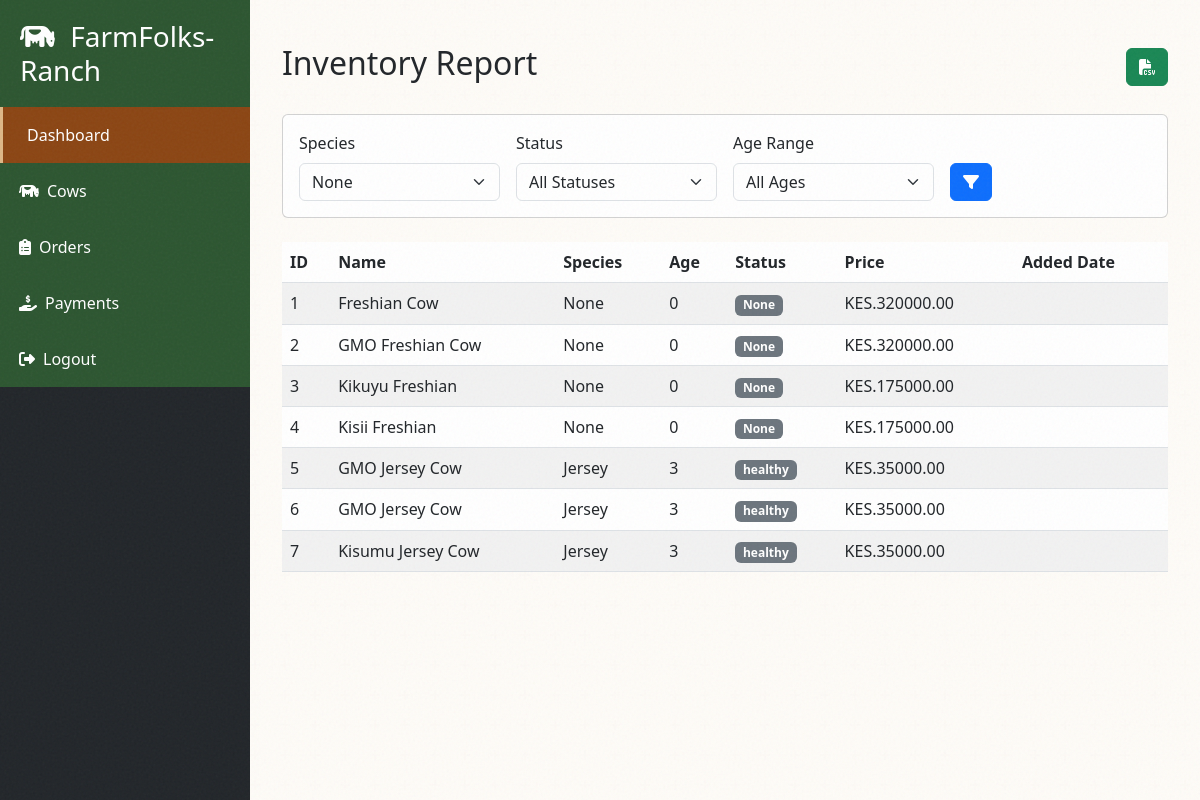
The app's page /reports/inventory-report/, older data.
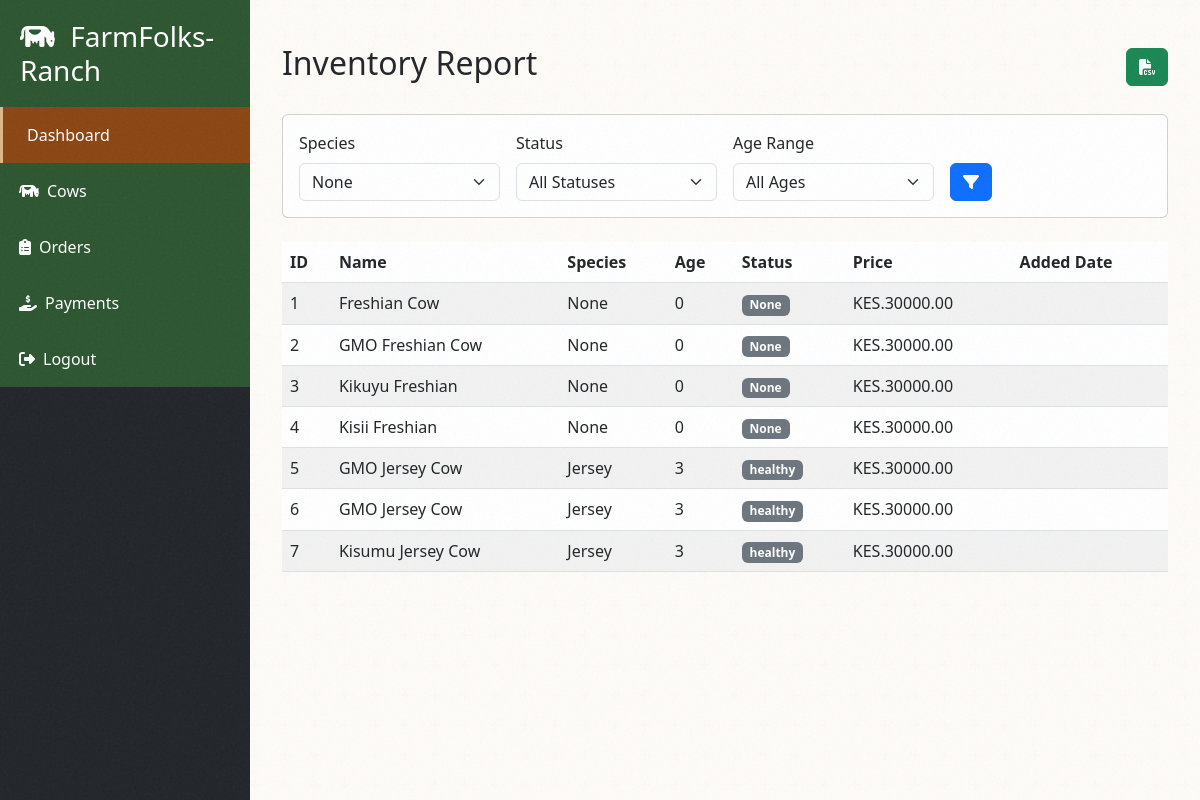
The same page, newer data.
### shop/models.py (models this page shows, shortened)
class Animal(AbstractBaseModel):
    category = models.ForeignKey(Category, on_delete=models.CASCADE)
    name = models.CharField(max_length=255)
    description = models.TextField()
    price = models.DecimalField(max_digits=10, decimal_places=2)
    image = models.ImageField(upload_to='animals/', null=True, blank=True)
    age = models.IntegerField(default=0)
    gender = models.CharField(max_length=255, null=True, blank=True)
    species = models.CharField(max_length=255, null=True, blank=True)
    quantity = models.IntegerField(default=0)
    is_available = models.BooleanField(default=True)
    medical_certificate = models.FileField(upload_to='medical_certificates/', null=True, blank=True)
    weight = models.DecimalField(max_digits=10, decimal_places=2, null=True, blank=True)
    animal_type = models.CharField(max_length=255, choices=ANIMAL_TYPE, null=True, blank=True)
    status = models.CharField(max_length=255, null=True, blank=True)
    owner = models.ForeignKey("users.User", on_delete=models.CASCADE, null=True, blank=True)

### reports/views.py (the view, shortened to what this page needs)
# urls.py: path('inventory-report/', inventory_report, name='inventory-report'),
def inventory_report(request):
    animals = Animal.objects.all()
    species = request.GET.get('species')
    status = request.GET.get('status')
    age_range = request.GET.get('age_range')
    if species:
        animals = animals.filter(species=species)
    if status:
        animals = animals.filter(status=status)
    all_species = Animal.objects.values_list('species', flat=True).distinct()
    animal_statuses = ["Available", "Sold", "Reserved", "Not Available"]
    age_ranges = [
        ('all', 'All Ages'),
        ('young', 'Young (< 2 years)'),
        ('adult', 'Adult (2-10 years)'),
        ('senior', 'Senior (10+ years)')
    ]
    context = {
        'animals': animals,
        'species_list': all_species,
        'animal_statuses': animal_statuses,
        'age_ranges': age_ranges,
        'selected_species': species,
        'selected_status': status,
        'selected_age_range': age_range,
    }
    return render(request, 'reports/animals.html', context)

### templates/reports/animals.html (shortened to what this page needs)
{% extends 'dashboard_base.html' %}
{% block content %}
<div class="container mt-4">
    <div class="d-flex justify-content-between align-items-center mb-4">
        <h2>Inventory Report</h2>
        <a href="?export=csv"
           class="btn btn-success">
            <i class="fas fa-file-csv"></i>
        </a>
    </div>
    <div class="card mb-4">
        <div class="card-body">
            <form method="get" class="row g-3">
                <div class="col-md-3">
                    <label for="species" class="form-label">Species</label>
                    <select name="species" id="species" class="form-select">
                        {% for species in species_list %}
                            <option value="{{ species }}" {% if selected_species == species %}selected{% endif %}>
                                {{ species }}
                            </option>
                        {% endfor %}
                    </select>
                </div>
                <div class="col-md-3">
                    <label for="status" class="form-label">Status</label>
                    <select name="status" id="status" class="form-select">
                        <option value="">All Statuses</option>
                    </select>
                </div>
                <div class="col-md-3">
                    <label for="age_range" class="form-label">Age Range</label>
                    <select name="age_range" id="age_range" class="form-select">
                        <option value="">All Ages</option>
                    </select>
                </div>
                <div class="col-md-3 d-flex align-items-end">
                    <button type="submit" class="btn btn-primary">
                        <i class="fas fa-filter"></i>
                    </button>
                </div>
            </form>
        </div>
    </div>
    <div class="table-responsive">
        <table class="table table-striped">
            <thead>
                <tr>
                    <th>ID</th>
                    <th>Name</th>
                    <th>Species</th>
                    <th>Age</th>
                    <th>Status</th>
                    <th>Price</th>
                    <th>Added Date</th>
                </tr>
            </thead>
            <tbody>
                {% for animal in animals %}
                <tr>
                    <td>{{ animal.id }}</td>
                    <td>{{ animal.name }}</td>
                    <td>{{ animal.species }}</td>
                    <td>{{ animal.age }}</td>
                    <td>
                        <span class="badge {% if animal.status == 'Available' %}bg-success
                                         {% elif animal.status == 'Sold' %}bg-danger
                                         {% elif animal.status == 'Reserved' %}bg-warning
                                         {% else %}bg-secondary{% endif %}">
                            {{ animal.status }}
                        </span>
                    </td>
                    <td>KES.{{ animal.price }}</td>
                    <td>{{ animal.added_date|date:"Y-m-d" }}</td>
                </tr>
                {% empty %}
                <tr>
                    <td colspan="7" class="text-center">No animals found matching the criteria.</td>
                </tr>
                {% endfor %}
            </tbody>
        </table>
    </div>
</div>
{% endblock %}

Row changes from the older to the newer data that the page shows:
changed Animal "Freshian Cow": price "320000.00" → "30000.00"
changed Animal "GMO Freshian Cow": price "320000.00" → "30000.00"
changed Animal "Kikuyu Freshian": price "175000.00" → "30000.00"
changed Animal "Kisii Freshian": price "175000.00" → "30000.00"
changed Animal id 5: price "35000.00" → "30000.00"
changed Animal id 6: price "35000.00" → "30000.00"
changed Animal "Kisumu Jersey Cow": price "35000.00" → "30000.00"
